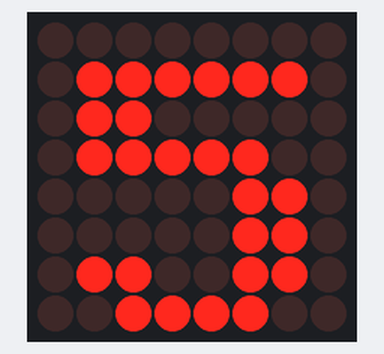
This sketch was run on a simulated Arduino Uno, built with avr-gcc and run on an emulated ATmega328P. On the bench: 8×8 LED matrix.

Above: at 0.1 s.
At 1.1 s:
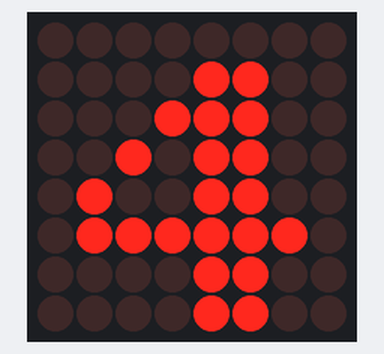
At 2.1 s:
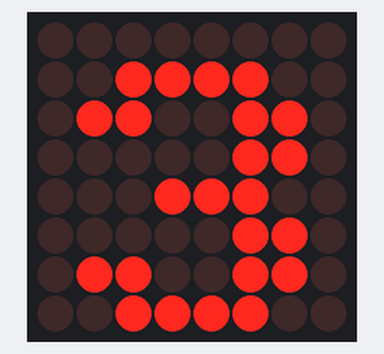
At 3.1 s:
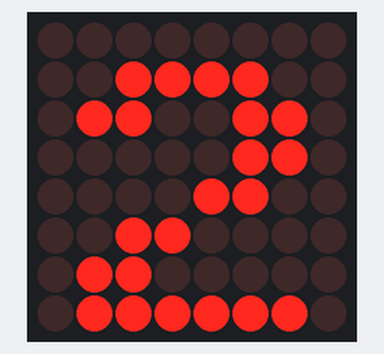
At 4.1 s:
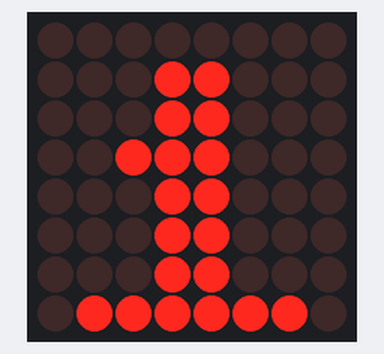
At 5.1 s:
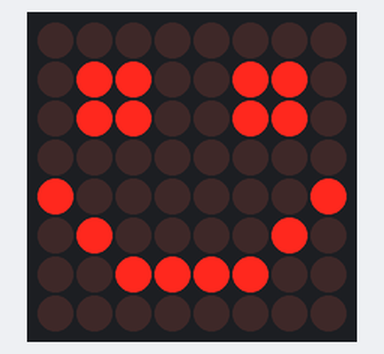

Measured:
- by itself, everything shown: repeats every 6.0 s, in 6 steps
- what the display in image 1 shows lasts 1.0 s, from 1.0 s to 2.0 s

The sketch:

test_led_matrix.ino
```cpp
#include "LedControl.h"

/**
 * PIN ARDUINO DUEMILANOVE
 * 12 = SDI = DIN
 * 11 = CS
 * 10 = SCL = CLOCK
 */

//#define LED_MATRIX_SDI_PIN 52 //12 // SDI = DIN
//#define LED_MATRIX_CS_PIN 51 //11 // CS
//#define LED_MATRIX_SCL_PIN 50 //10 // SCL = CLOCK

#define LED_MATRIX_SDI_PIN 12 //12 // SDI = DIN
#define LED_MATRIX_CS_PIN 11 //11 // CS
#define LED_MATRIX_SCL_PIN 10 //10 // SCL = CLOCK

LedControl lc=LedControl(LED_MATRIX_SDI_PIN, LED_MATRIX_SCL_PIN, LED_MATRIX_CS_PIN, 1);

unsigned long delayTime=200;  // Delay between Frames

const byte IMAGES[][8] = {
{
  B00000000,
  B01111110,
  B01100000,
  B01111100,
  B00000110,
  B00000110,
  B01100110,
  B00111100
},{
  B00000000,
  B00001100,
  B00011100,
  B00101100,
  B01001100,
  B01111110,
  B00001100,
  B00001100
},{
  B00000000,
  B00111100,
  B01100110,
  B00000110,
  B00011100,
  B00000110,
  B01100110,
  B00111100
},{
  B00000000,
  B00111100,
  B01100110,
  B00000110,
  B00001100,
  B00110000,
  B01100000,
  B01111110
},{
  B00000000,
  B00011000,
  B00011000,
  B00111000,
  B00011000,
  B00011000,
  B00011000,
  B01111110
},
{
  B00000000,
  B01100110,
  B01100110,
  B00000000,
  B10000001,
  B01000010,
  B00111100,
  B00000000
}};
const int IMAGES_LEN = sizeof(IMAGES)/8;


void setup()
{
  lc.shutdown(0,false);  // Wake up displays

  lc.setIntensity(0,1);  // Set intensity levels

  lc.clearDisplay(0);  // Clear Displays

}


//  Take values in Arrays and Display them
void displayNumber(byte numero)
{
  for (int i = 0; i < 8; i++)
  {
    lc.setRow(0,i,IMAGES[numero][i]);
  }
}

void loop()
{
// Put #1 frame on both Display
    displayNumber(0);
    delay(1000);
    displayNumber(1);
    delay(1000);
    displayNumber(2);
    delay(1000);
    displayNumber(3);
    delay(1000);
    displayNumber(4);
    delay(1000);
    displayNumber(5);
    delay(1000);
}
```
